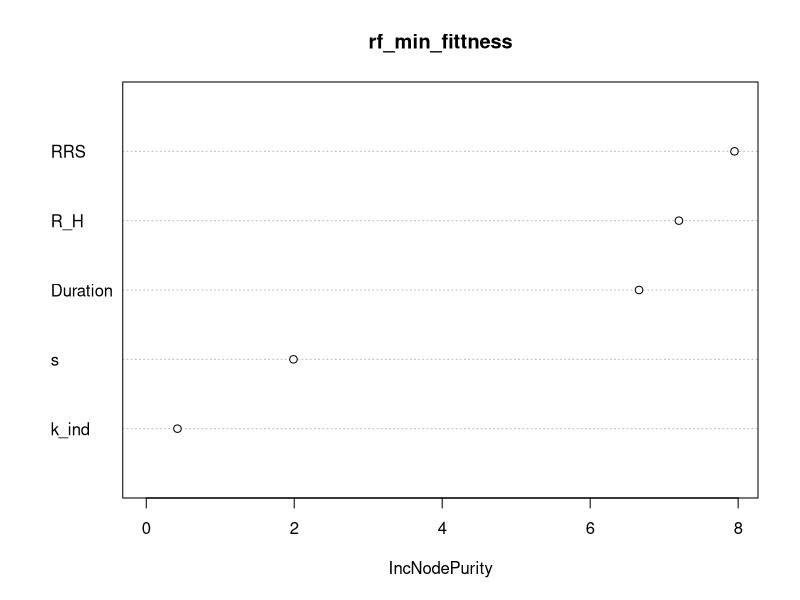
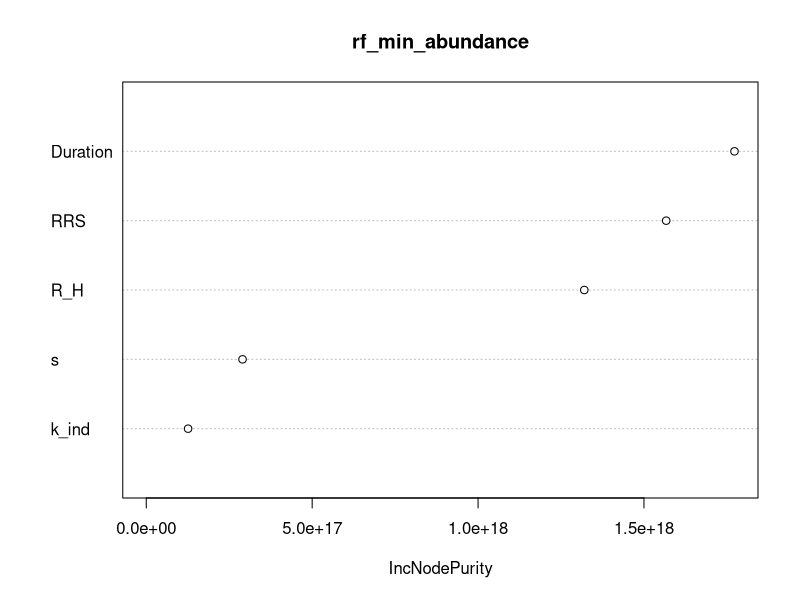
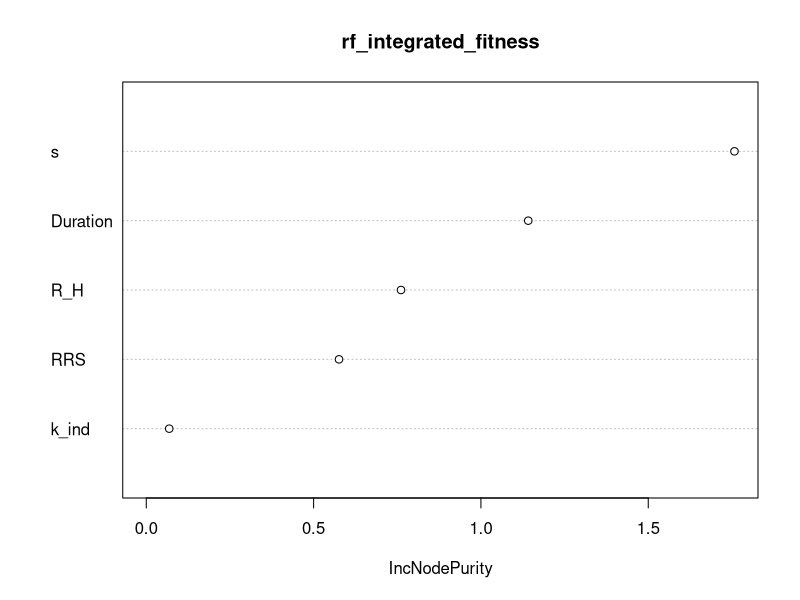
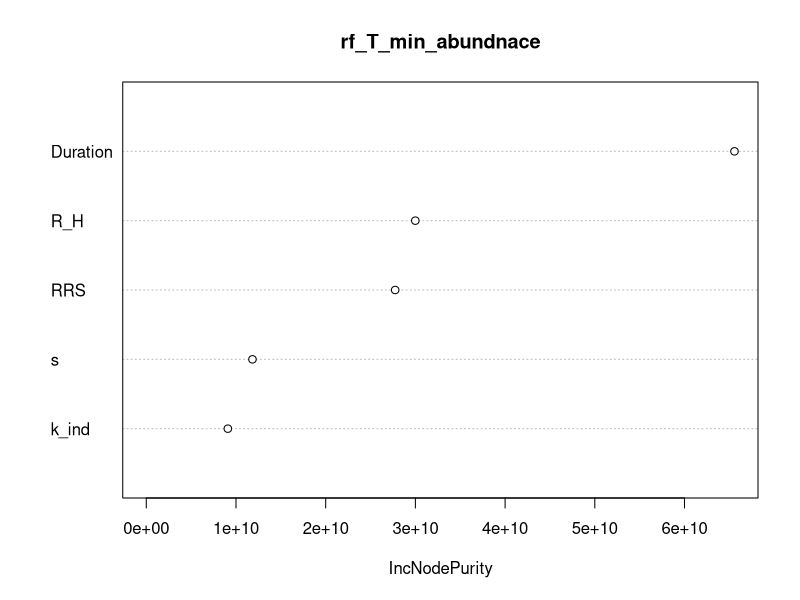
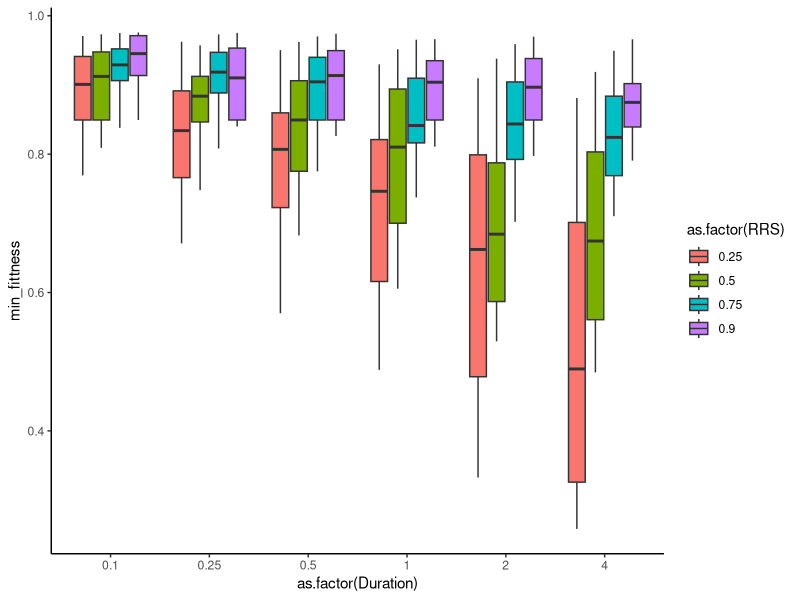
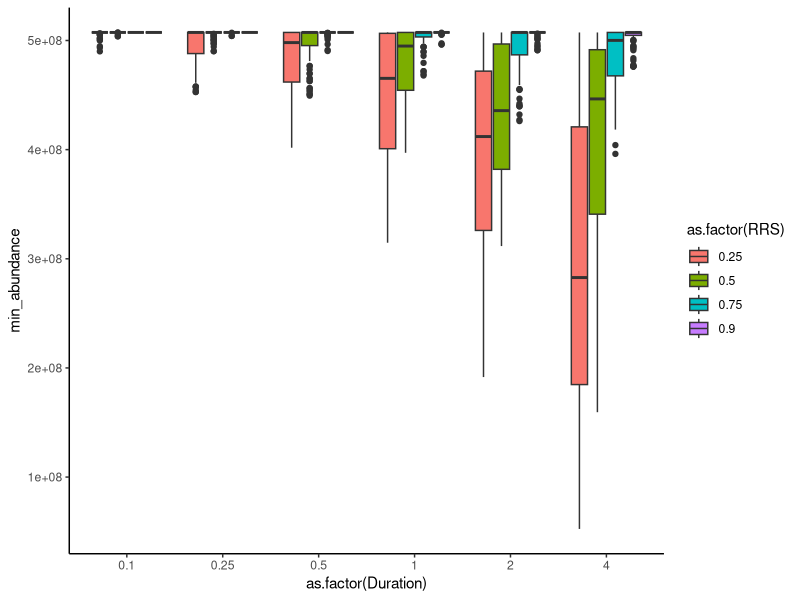
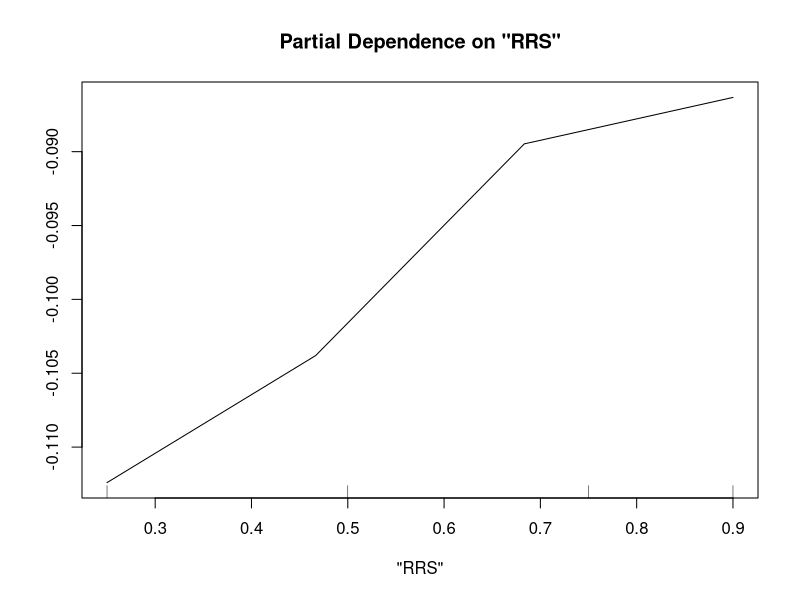

The R source for these figures, in order:
setwd("~/github/domestication_selection_model/White_sturgeon")

df <- read.csv("model_output/DSI_param_sensetivity.csv")

library(ggplot2)
library(randomForest)

names(df) <- c("R_H", "Duration", 
               "s", "RRS", "k_ind", 
               "min_fittness","min_abundance",
               "T_min_abundnace","integrated_fitness")

rf_min_fittness <- randomForest::randomForest(y = df[,c("min_fittness")], 
                                              x = df[,c("R_H", "Duration", 
                                                       "s", "RRS", "k_ind")])

randomForest::varImpPlot(rf_min_fittness)

rf_min_abundance <- randomForest::randomForest(y = df[,c("min_abundance")], 
                                              x = df[,c("R_H", "Duration", 
                                                        "s", "RRS", "k_ind")])

randomForest::varImpPlot(rf_min_abundance)



rf_integrated_fitness <- randomForest::randomForest(y = df[,c("integrated_fitness")], 
                                               x = df[,c("R_H", "Duration", 
                                                         "s", "RRS", "k_ind")])

randomForest::varImpPlot(rf_integrated_fitness)


rf_T_min_abundnace <- randomForest::randomForest(y = df[,c("T_min_abundnace")], 
                                                    x = df[,c("R_H", "Duration", 
                                                              "s", "RRS", "k_ind")])

randomForest::varImpPlot(rf_T_min_abundnace)


ggplot(df, 
       aes(y = min_fittness, 
           fill = as.factor(RRS), 
           x = as.factor(Duration)))+
  geom_boxplot()+
  theme_classic()


ggplot(df, 
       aes(y = min_abundance, 
           fill = as.factor(RRS), 
           x = as.factor(Duration)))+
  geom_boxplot()+
  theme_classic()

randomForest::partialPlot(rf_integrated_fitness, x.var = "RRS",
                          pred.data = df[,c("R_H", "Duration", 
                                            "s", "RRS", "k_ind")])


